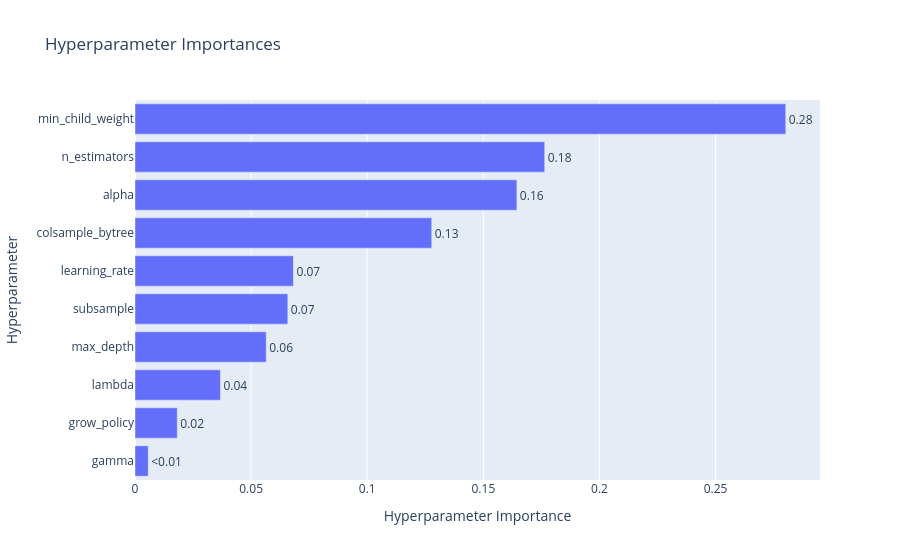

Notebook source saved alongside this figure:
### Code cell
optuna.visualization.plot_param_importances(study)

### Figure 1 — Plotly figure (JSON) as saved in the notebook; plotly's stock layout.template omitted (floating-point values rounded to 4 significant figures)
{"data": [{"cliponaxis": false, "hovertemplate": ["gamma (FloatDistribution): 0.005693467587959213<extra></extra>", "grow_policy (CategoricalDistribution): 0.01820484839925605<extra></extra>", "lambda (FloatDistribution): 0.036773038916770515<extra></extra>", "max_depth (IntDistribution): 0.05651121302775779<extra></extra>", "subsample (FloatDistribution): 0.06579396877937357<extra></extra>", "learning_rate (FloatDistribution): 0.06819693870298298<extra></extra>", "colsample_bytree (FloatDistribution): 0.12777243505068125<extra></extra>", "alpha (FloatDistribution): 0.16442591553580616<extra></extra>", "n_estimators (IntDistribution): 0.17641781769810305<extra></extra>", "min_child_weight (IntDistribution): 0.2802103563013095<extra></extra>"], "name": "Objective Value", "orientation": "h", "text": ["<0.01", "0.02", "0.04", "0.06", "0.07", "0.07", "0.13", "0.16", "0.18", "0.28"], "textposition": "outside", "type": "bar", "x": [0.005693, 0.0182, 0.03677, 0.05651, 0.06579, 0.0682, 0.1278, 0.1644, 0.1764, 0.2802], "y": ["gamma", "grow_policy", "lambda", "max_depth", "subsample", "learning_rate", "colsample_bytree", "alpha", "n_estimators", "min_child_weight"]}], "layout": {"title": {"text": "Hyperparameter Importances"}, "xaxis": {"title": {"text": "Hyperparameter Importance"}}, "yaxis": {"title": {"text": "Hyperparameter"}}}}
